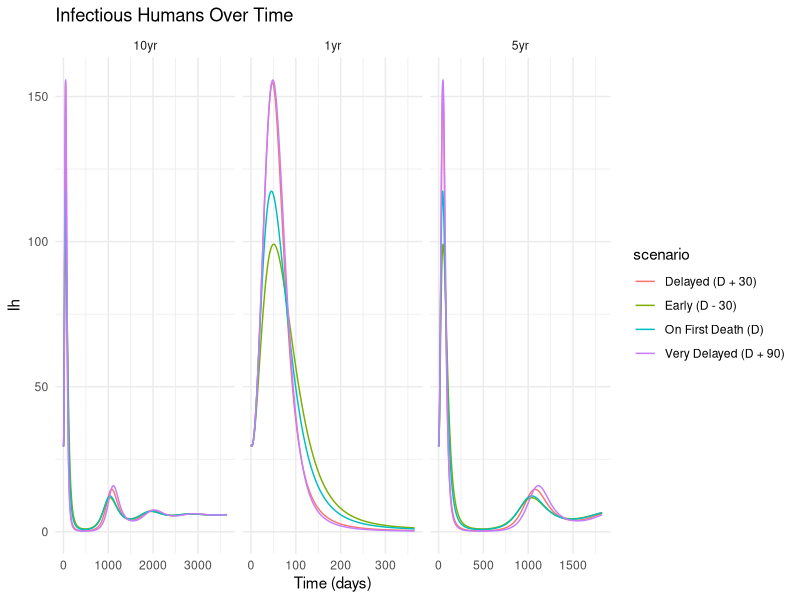
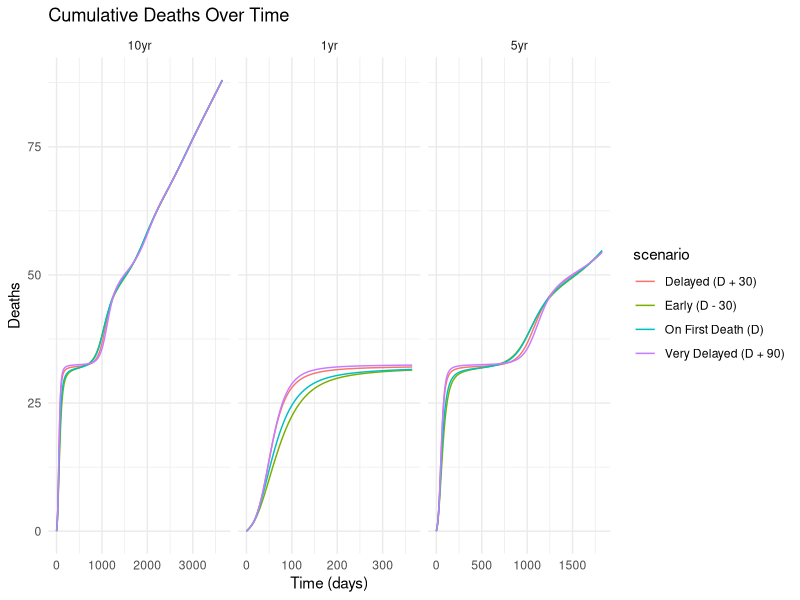
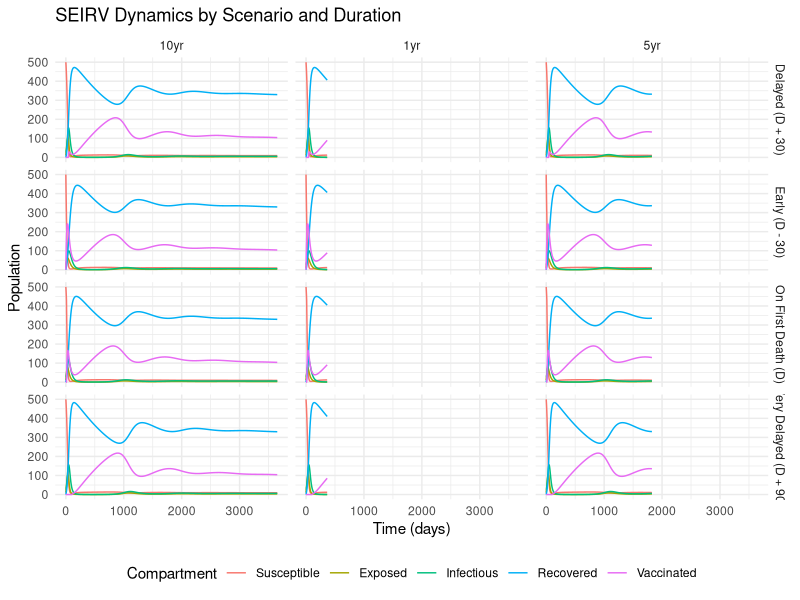
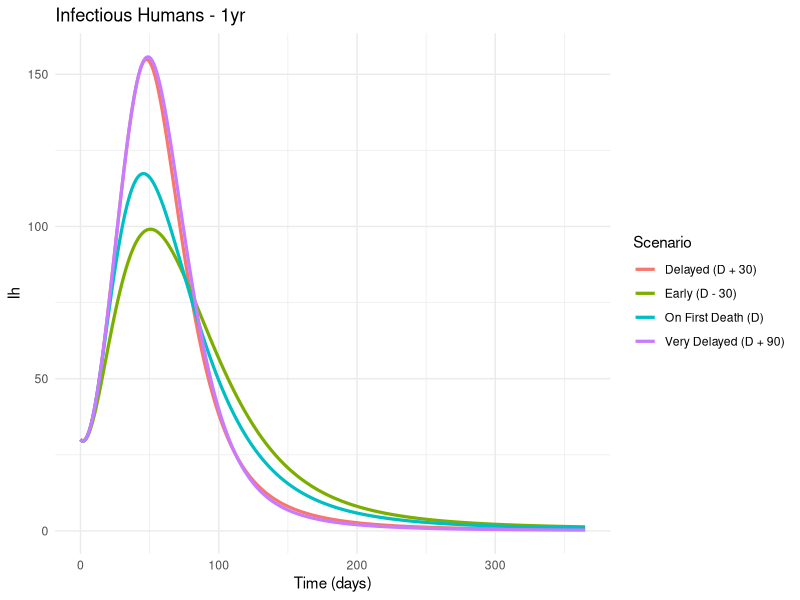
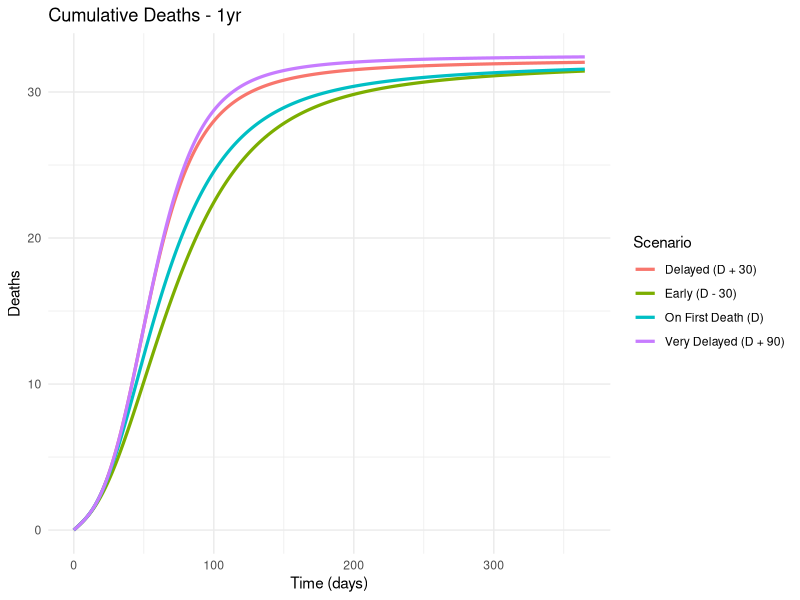
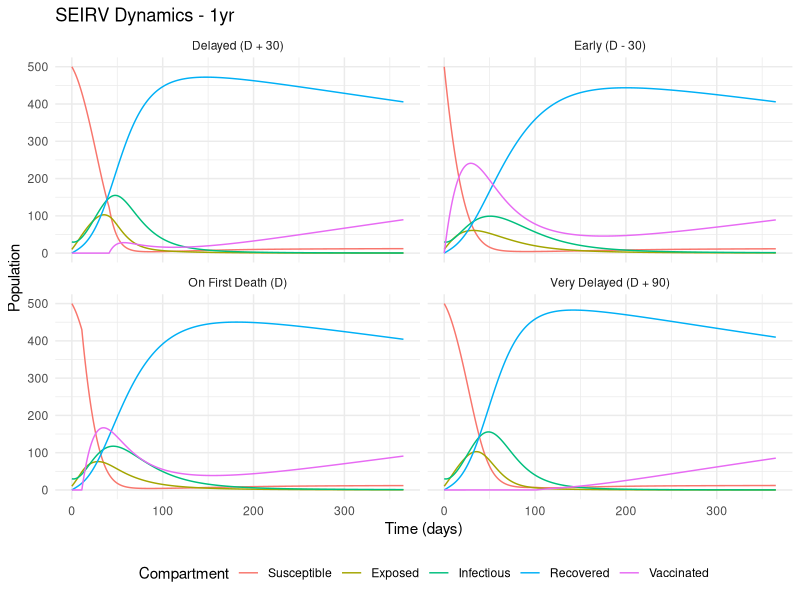
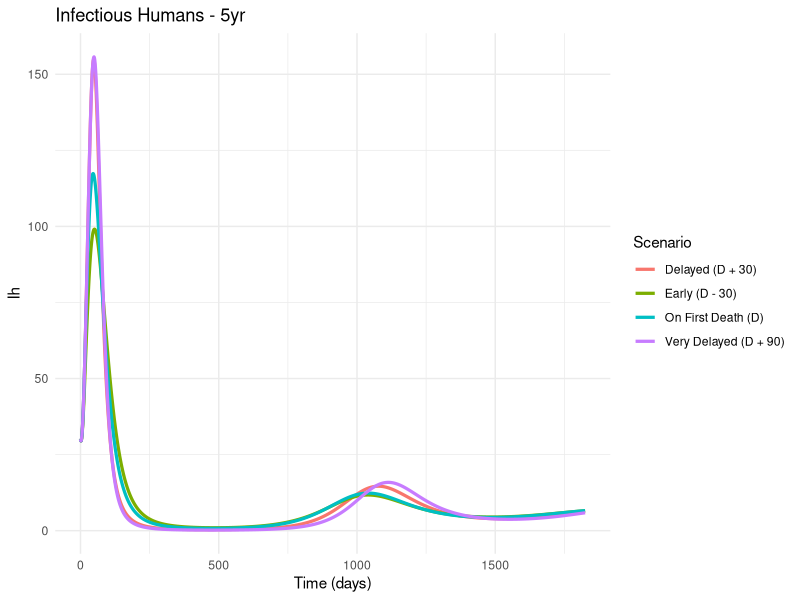
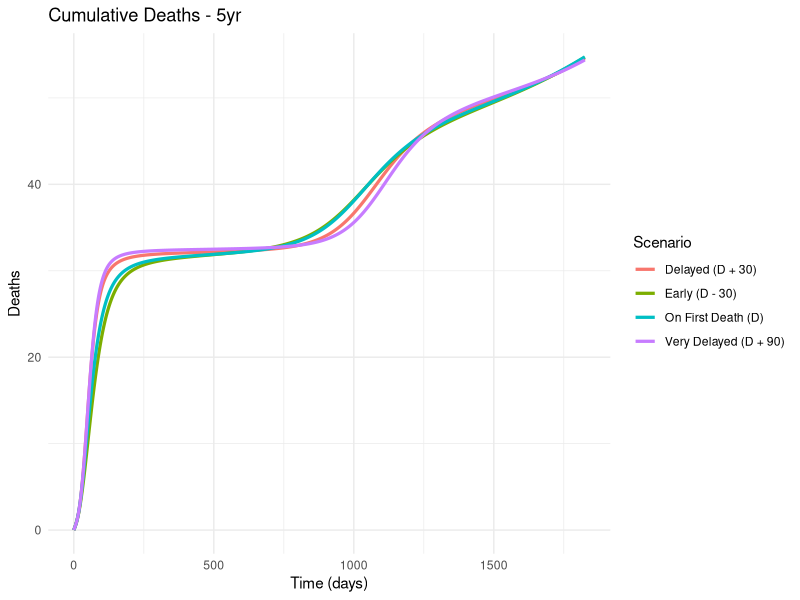

Write R code to recreate these figures, in order.
# -----------------------------------------
# Run SEIR-SEI Vaccination Model for 1, 5, 10 years
# -----------------------------------------

library(deSolve)
library(ggplot2)
library(tidyr)
library(dplyr)

# Define the model
diff_HV_det_logistic <- function(t, pop, para){
  Sh <- pop[1]; Eh <- pop[2]; Ih <- pop[3]; Rh <- pop[4]; Vh <- pop[5]
  Ddh <- pop[6]; Dmh <- pop[7]; Sv <- pop[8]; Ev <- pop[9]; Iv <- pop[10]; Dv <- pop[11]
  
  Nh <- Sh + Eh + Ih + Rh + Vh
  Nv <- Sv + Ev + Iv
  
  nu_t <- ifelse(t >= para$t_vax, para$nu_rate, 0)
  lambda_h <- para$f_h * para$alpha * para$p_h * Iv / Nh
  lambda_h_v <- (1 - para$epsilon_v) * lambda_h
  lambda_v <- para$f_h * para$alpha * para$p_v * Ih / Nh
  
  dSh  <- (1 - para$nu) * para$b_h * Nh - lambda_h * Sh - nu_t * Sh + para$omega * Rh + para$omega_v * Vh - para$mu_h * Sh
  dEh  <- lambda_h * Sh - para$sigma_h * Eh - para$mu_h * Eh + lambda_h_v * Vh
  dIh  <- para$sigma_h * Eh - para$gamma * Ih - (para$mu_h + para$d) * Ih
  dRh  <- para$gamma * Ih - para$omega * Rh - para$mu_h * Rh
  dVh  <- para$nu * para$b_h * Nh + nu_t * Sh - para$omega_v * Vh - lambda_h_v * Vh - para$mu_h * Vh
  dDdh <- para$d * Ih
  dDmh <- para$mu_h * (Sh + Eh + Ih + Rh + Vh)
  
  logistic_birth <- para$b_v * Nv * (1 - Nv / para$K_v)
  dSv <- logistic_birth - lambda_v * Sv - para$mu_v * Sv
  dEv <- lambda_v * Sv - para$sigma_v * Ev - para$mu_v * Ev
  dIv <- para$sigma_v * Ev - para$mu_v * Iv
  dDv <- para$mu_v * (Sv + Ev + Iv)
  
  return(list(c(dSh, dEh, dIh, dRh, dVh, dDdh, dDmh, dSv, dEv, dIv, dDv)))
}

# Wrapper function
ODE_SEIRSEI_logistic <- function(para, ICs, maxtime) {
  t_seq <- seq(0, maxtime, by = 1)
  result <- ode(y = ICs, times = t_seq, func = diff_HV_det_logistic, parms = para, method = "ode45")
  return(as.data.frame(result))
}

# Parameters
base_para <- list(
  b_h = 1.1e-5, b_v = 0.25, f_h = 0.6, alpha = 0.8,
  p_h = 0.2, p_v = 0.5, sigma_h = 1/10, sigma_v = 1/15,
  gamma = 1/20, omega = 0.0009, d = 0.003,
  mu_h = 1.1e-5, mu_v = 0.1,
  nu = 0.3, nu_rate = 0.04,
  epsilon_v = 0.7, omega_v = 1/730,
  K_v = 5000,
  t_vax = Inf # will be overwritten
)

ICs <- c(
  Sh = 500, Eh = 10, Ih = 30, Rh = 0, Vh = 0,
  Ddh = 0, Dmh = 0,
  Sv = 4000, Ev = 100, Iv = 50, Dv = 0
)

# Time horizons
time_horizons <- list("1yr" = 365, "5yr" = 1825, "10yr" = 3650)

# Store all results
all_runs <- list()

# Loop through time durations
for (label in names(time_horizons)) {
  maxtime <- time_horizons[[label]]
  para <- base_para
  
  # Step 1: Get baseline and first death day
  para$t_vax <- Inf
  baseline <- ODE_SEIRSEI_logistic(para, ICs, maxtime)
  first_death_day <- which(baseline$Ddh >= 1)[1] - 1
  if (is.na(first_death_day)) next
  cat(paste0("\n[", label, "] First death day: ", first_death_day, "\n"))
  
  # Step 2: Define timings
  timings <- list(
    "Early (D - 30)" = max(0, first_death_day - 30),
    "On First Death (D)" = first_death_day,
    "Delayed (D + 30)" = first_death_day + 30,
    "Very Delayed (D + 90)" = first_death_day + 90
  )
  
  # Step 3: Run all scenarios
  results <- lapply(names(timings), function(scenario) {
    para$t_vax <- timings[[scenario]]
    sim <- ODE_SEIRSEI_logistic(para, ICs, maxtime)
    sim$scenario <- scenario
    sim$time_horizon <- label
    return(sim)
  })
  
  all_runs[[label]] <- do.call(rbind, results)
}

# Combine all results
all_data <- do.call(rbind, all_runs)

# ----------------------------------------
# Peak Infection Times
# ----------------------------------------
peak_infections <- all_data %>%
  group_by(scenario, time_horizon) %>%
  summarise(
    peak_Ih = max(Ih),
    peak_day = time[which.max(Ih)],
    .groups = "drop"
  )

print(peak_infections)


# Plot: Infections
ggplot(all_data, aes(x = time, y = Ih, color = scenario)) +
  geom_line() +
  facet_wrap(~ time_horizon, scales = "free_x") +
  labs(title = "Infectious Humans Over Time", x = "Time (days)", y = "Ih") +
  theme_minimal()

# Plot: Cumulative Deaths
ggplot(all_data, aes(x = time, y = Ddh, color = scenario)) +
  geom_line() +
  facet_wrap(~ time_horizon, scales = "free_x") +
  labs(title = "Cumulative Deaths Over Time", x = "Time (days)", y = "Deaths") +
  theme_minimal()

# SEIRV Plot
seir_long <- all_data %>%
  select(time, scenario, time_horizon, Sh, Eh, Ih, Rh, Vh) %>%
  pivot_longer(cols = c(Sh, Eh, Ih, Rh, Vh), names_to = "Compartment", values_to = "Count")

seir_long$Compartment <- factor(seir_long$Compartment,
                                levels = c("Sh", "Eh", "Ih", "Rh", "Vh"),
                                labels = c("Susceptible", "Exposed", "Infectious", "Recovered", "Vaccinated"))

ggplot(seir_long, aes(x = time, y = Count, color = Compartment)) +
  geom_line() +
  facet_grid(scenario ~ time_horizon) +
  labs(title = "SEIRV Dynamics by Scenario and Duration", x = "Time (days)", y = "Population") +
  theme_minimal() +
  theme(legend.position = "bottom")

# Final death counts
final_deaths <- all_data %>%
  group_by(scenario, time_horizon) %>%
  filter(time == max(time)) %>%
  summarise(final_Ddh = round(max(Ddh)), .groups = "drop")

print(final_deaths)

# ---- SPLIT BY TIME HORIZON ----
data_1yr  <- all_data %>% filter(time_horizon == "1yr")
data_5yr  <- all_data %>% filter(time_horizon == "5yr")
data_10yr <- all_data %>% filter(time_horizon == "10yr")

# Unique time durations
horizons <- unique(all_data$time_horizon)

# Loop over each time horizon to generate plots
for (h in horizons) {
  data_subset <- all_data %>% filter(time_horizon == h)
  
  # Plot infections
  p1 <- ggplot(data_subset, aes(x = time, y = Ih, color = scenario)) +
    geom_line(size = 1.1) +
    labs(title = paste("Infectious Humans -", h),
         x = "Time (days)", y = "Ih", color = "Scenario") +
    theme_minimal()
  print(p1)
  
  # Plot deaths
  p2 <- ggplot(data_subset, aes(x = time, y = Ddh, color = scenario)) +
    geom_line(size = 1.1) +
    labs(title = paste("Cumulative Deaths -", h),
         x = "Time (days)", y = "Deaths", color = "Scenario") +
    theme_minimal()
  print(p2)
  
  # Plot SEIRV
  seir_subset <- data_subset %>%
    select(time, scenario, Sh, Eh, Ih, Rh, Vh) %>%
    pivot_longer(cols = c(Sh, Eh, Ih, Rh, Vh), names_to = "Compartment", values_to = "Count") %>%
    mutate(Compartment = factor(Compartment,
                                levels = c("Sh", "Eh", "Ih", "Rh", "Vh"),
                                labels = c("Susceptible", "Exposed", "Infectious", "Recovered", "Vaccinated")))
  
  p3 <- ggplot(seir_subset, aes(x = time, y = Count, color = Compartment)) +
    geom_line() +
    facet_wrap(~ scenario) +
    labs(title = paste("SEIRV Dynamics -", h),
         x = "Time (days)", y = "Population", color = "Compartment") +
    theme_minimal() +
    theme(legend.position = "bottom")
  print(p3)
}
